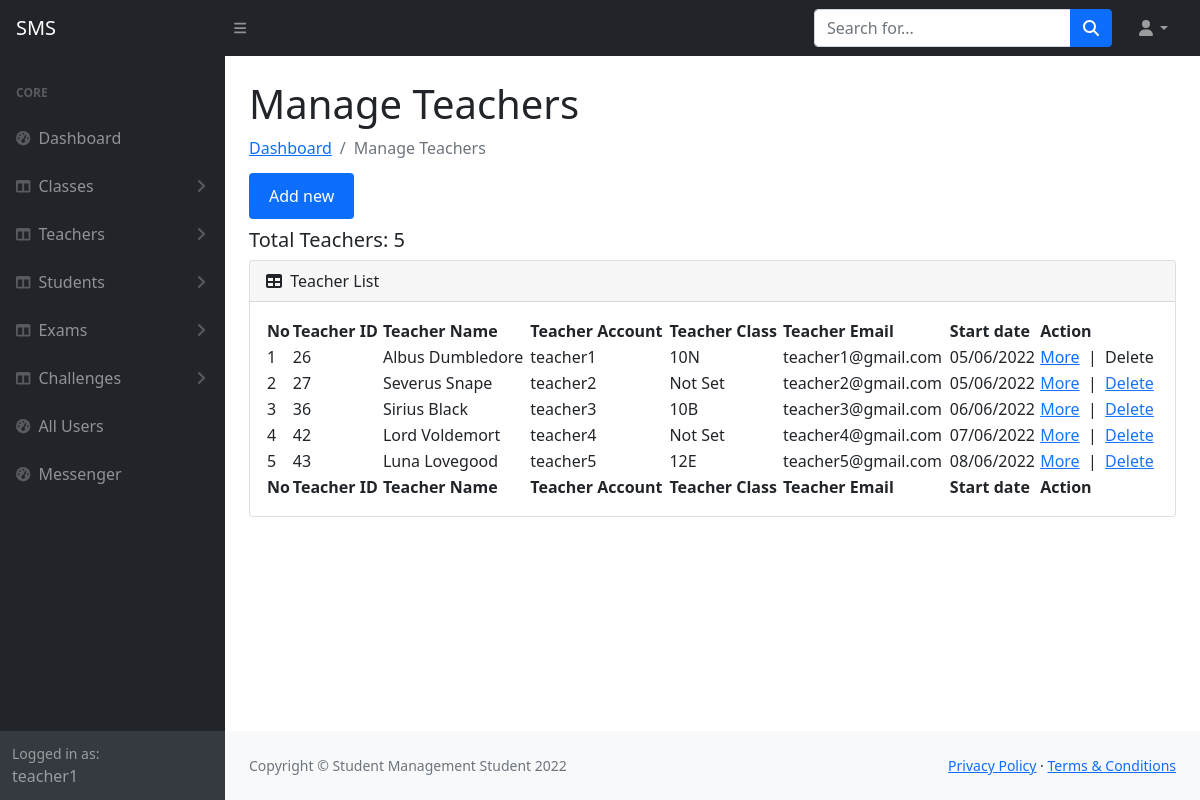
Page /manage-teachers.php (signed in) on the committed database.
### tables this page shows
CREATE TABLE `Users` (
  `user_id` int(6) UNSIGNED NOT NULL,
  `user_firstname` varchar(20) NOT NULL,
  `user_lastname` varchar(20) NOT NULL,
  `user_email` varchar(50) NOT NULL,
  `user_phone_number` varchar(20) NOT NULL,
  `user_class` varchar(10) DEFAULT NULL,
  `user_gender` varchar(10) DEFAULT NULL,
  `user_date_of_birth` datetime DEFAULT NULL,
  `user_photo` varchar(100) DEFAULT NULL,
  `user_account` varchar(30) NOT NULL,
  `user_password` varchar(100) NOT NULL,
  `user_position` varchar(10) NOT NULL,
  `user_start_date` datetime DEFAULT current_timestamp()
);

### manage-teachers.php (the view, shortened to what this page needs)
<?php
    $username = $_SESSION['username'];
?>
<!DOCTYPE html>
<html lang="en">
    <head>
        <link href="https://cdn.jsdelivr.net/npm/simple-datatables@latest/dist/style.css" rel="stylesheet" />
        <link href="css/styles2.css" rel="stylesheet" />
        <link rel="stylesheet" href="https://cdn.datatables.net/1.12.1/css/jquery.dataTables.min.css">
    </head>
    <body class="sb-nav-fixed">
        <?php include 'admin-panel-topbar.php' ?>
        <div id="layoutSidenav">
        <?php include 'admin-panel-sidebar.php' ?>
            <div id="layoutSidenav_content">
                <main>
                    <div class="container-fluid px-4">
                        <h1 class="mt-4">Manage Teachers</h1>
                        <ol class="breadcrumb mb-4">
                            <li class="breadcrumb-item"><a href="admin-panel.php">Dashboard</a></li>
                            <li class="breadcrumb-item active">Manage Teachers</li>
                        </ol>
                        <a href="add-teachers.php" style="background-color: #0d6efd; color: white; padding: 12px 20px; border: none; border-radius: 4px; cursor: pointer; text-decoration: none;">Add new</a>
                        <?php
                            $stmt = $conn->prepare("SELECT * FROM Users WHERE user_position = 'Teacher';");
                            $stmt->execute();
                            $teachers = $stmt->fetchAll(PDO::FETCH_ASSOC);
                            $nb_teachers = count($teachers);
                            echo "<h5 style='margin-top: 20px;'>Total Teachers: $nb_teachers</h5>";
                        ?>
                        <div class="card mb-4">
                            <div class="card-header">
                                <i class="fas fa-table me-1"></i>
                                Teacher List
                            </div>
                            <div class="card-body">
                                <table id="datatablesSimple"  class="hover stripe row-border" style="width:100%">
                                    <thead>
                                        <tr>
                                            <th>No</th>
                                            <th>Teacher ID</th>
                                            <th>Teacher Name</th>
                                            <th>Teacher Account</th>
                                            <th>Teacher Class</th>
                                            <th>Teacher Email</th>
                                            <th>Start date</th>
                                            <th>Action</th>
                                        </tr>
                                    </thead>
                                    <tfoot>
                                        <tr>
                                            <th>No</th>
                                            <th>Teacher ID</th>
                                            <th>Teacher Name</th>
                                            <th>Teacher Account</th>
                                            <th>Teacher Class</th>
                                            <th>Teacher Email</th>
                                            <th>Start date</th>
                                            <th>Action</th>
                                        </tr>
                                    </tfoot>
                                    <tbody>
                                        <?php
                                            $count = 1;
                                            $stmt = $conn->prepare("SELECT * FROM Users WHERE user_position = 'Teacher';");
                                            $stmt->execute();
                                            $teachers = $stmt->fetchAll(PDO::FETCH_ASSOC);
                                            foreach ($teachers as $teacher) {
                                                $teacher_id = $teacher['user_id'];
                                                $teacher_name = $teacher['user_firstname'] . ' ' . $teacher['user_lastname'];
                                                $teacher_username = $teacher['user_account'];
                                                $teacher_class = $teacher['user_class'];
                                                $teacher_email = $teacher['user_email'];
                                                if ($teacher['user_class'] == "") {
                                                    $teacher_class = 'Not Set';
                                                }
                                                $teacher_start_date = $teacher['user_start_date'];
                                                $teacher_start_date = date_create($teacher_start_date);
                                                $teacher_start_date = date_format($teacher_start_date, "d/m/Y");
                                                echo "
                                                <tr>
                                                    <td>$count</td>
                                                    <td>$teacher_id</td>
                                                    <td>$teacher_name</td>
                                                    <td>$teacher_username</td>
                                                    <td>$teacher_class</td>
                                                    <td>$teacher_email</td>
                                                    <td>$teacher_start_date</td>
                                                ";
                                                if ($teacher_username == $username) {
                                                    echo "
                                                        <td class='d-flex'>
                                                            <a href='user-profile.php'>More</a>
                                                            &nbsp
                                                            |
                                                            &nbsp
                                                            <a disabled>Delete</a>
                                                        </td>
                                                    </tr>
                                                    ";
                                                } else {
                                                    echo "
                                                            <td class='d-flex'>
                                                            <form action='user-profile.php' method='GET'>
                                                                <input type='hidden' value='$teacher_username' name='username'>
                                                                <button class='link-button' type='submit'>More</button>
                                                            </form>
                                                            &nbsp
                                                            |
                                                            &nbsp
                                                            <form action='delete-object.php' id='delete-form$count' onsubmit='event.preventDefault(); modal_confirm_appear($count);' method='POST'>
                                                                <input type='hidden' value='$teacher_username' name='username'>
                                                                <button class='link-button' type='submit'>Delete</button>
                                                            </form>
                                                        </td>
                                                    </tr>";
                                                }
                                                $count += 1;
                                            }
                                        ?>
                                    </tbody>
                                </table>
                            </div>
                        </div>
                    </div>
                </main>
                <footer class="py-4 bg-light mt-auto">
                    <div class="container-fluid px-4">
                        <div class="d-flex align-items-center justify-content-between small">
                            <div class="text-muted">Copyright &copy; Student Management Student 2022</div>
                            <div>
                                <a href="#">Privacy Policy</a>
                                &middot;
                                <a href="#">Terms &amp; Conditions</a>
                            </div>
                        </div>
                    </div>
                </footer>
            </div>
        </div>
    </body>
</html>

### manage-teachers.php (style rules this page uses)
.link-button { background: none!important; border: none; padding: 0!important; color: #1774fd; text-decoration: underline; cursor: pointer; }

### rows in the picture
users: user_id "26", teacher_name "Albus Dumbledore", user_account "teacher1", user_class "10N", user_email "teacher1@gmail.com", user_start_date "05/06/2022", shows "More"
users: user_id "27", teacher_name "Severus Snape", user_account "teacher2", user_class "Not Set", user_email "teacher2@gmail.com", user_start_date "05/06/2022"
users: user_id "36", teacher_name "Sirius Black", user_account "teacher3", user_class "10B", user_email "teacher3@gmail.com", user_start_date "06/06/2022"
users: user_id "42", teacher_name "Lord Voldemort", user_account "teacher4", user_class "Not Set", user_email "teacher4@gmail.com", user_start_date "07/06/2022"
users: user_id "43", teacher_name "Luna Lovegood", user_account "teacher5", user_class "12E", user_email "teacher5@gmail.com", user_start_date "08/06/2022"

### other values in the picture
$user_username "teacher1"
$nb_teachers "5"
